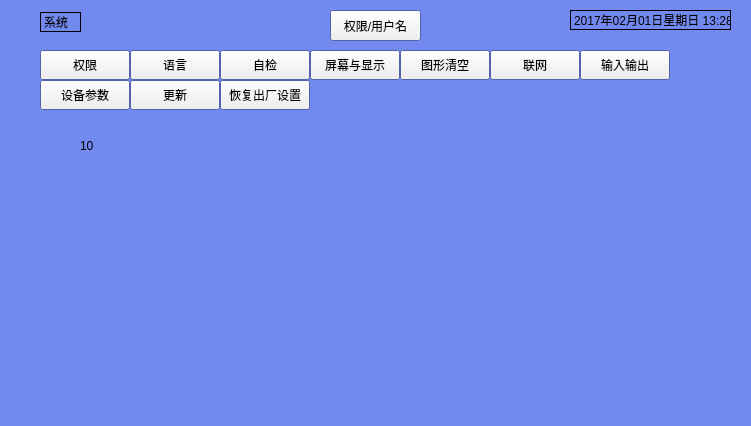
<?xml version="1.0" encoding="UTF-8"?>
<ui version="4.0">
 <class>Systemset</class>
 <widget class="QWidget" name="Systemset">
  <property name="geometry">
   <rect>
    <x>0</x>
    <y>0</y>
    <width>751</width>
    <height>426</height>
   </rect>
  </property>
  <property name="palette">
   <palette>
    <active>
     <colorrole role="Base">
      <brush brushstyle="SolidPattern">
       <color alpha="255">
        <red>255</red>
        <green>255</green>
        <blue>255</blue>
       </color>
      </brush>
     </colorrole>
     <colorrole role="Window">
      <brush brushstyle="SolidPattern">
       <color alpha="255">
        <red>114</red>
        <green>137</green>
        <blue>240</blue>
       </color>
      </brush>
     </colorrole>
    </active>
    <inactive>
     <colorrole role="Base">
      <brush brushstyle="SolidPattern">
       <color alpha="255">
        <red>255</red>
        <green>255</green>
        <blue>255</blue>
       </color>
      </brush>
     </colorrole>
     <colorrole role="Window">
      <brush brushstyle="SolidPattern">
       <color alpha="255">
        <red>114</red>
        <green>137</green>
        <blue>240</blue>
       </color>
      </brush>
     </colorrole>
    </inactive>
    <disabled>
     <colorrole role="Base">
      <brush brushstyle="SolidPattern">
       <color alpha="255">
        <red>114</red>
        <green>137</green>
        <blue>240</blue>
       </color>
      </brush>
     </colorrole>
     <colorrole role="Window">
      <brush brushstyle="SolidPattern">
       <color alpha="255">
        <red>114</red>
        <green>137</green>
        <blue>240</blue>
       </color>
      </brush>
     </colorrole>
    </disabled>
   </palette>
  </property>
  <property name="windowTitle">
   <string>Form</string>
  </property>
  <property name="styleSheet">
   <string notr="true"/>
  </property>
  <widget class="QLabel" name="label">
   <property name="geometry">
    <rect>
     <x>40</x>
     <y>12</y>
     <width>41</width>
     <height>20</height>
    </rect>
   </property>
   <property name="frameShape">
    <enum>QFrame::Box</enum>
   </property>
   <property name="text">
    <string>系统</string>
   </property>
  </widget>
  <widget class="QPushButton" name="Jur_And_User">
   <property name="geometry">
    <rect>
     <x>330</x>
     <y>10</y>
     <width>91</width>
     <height>31</height>
    </rect>
   </property>
   <property name="text">
    <string>权限/用户名</string>
   </property>
  </widget>
  <widget class="QLabel" name="DateTime">
   <property name="geometry">
    <rect>
     <x>570</x>
     <y>10</y>
     <width>161</width>
     <height>20</height>
    </rect>
   </property>
   <property name="frameShape">
    <enum>QFrame::Box</enum>
   </property>
   <property name="text">
    <string>2017年02月01日星期日 13:28</string>
   </property>
  </widget>
  <widget class="QPushButton" name="pushButton_1">
   <property name="geometry">
    <rect>
     <x>40</x>
     <y>50</y>
     <width>90</width>
     <height>30</height>
    </rect>
   </property>
   <property name="text">
    <string>权限</string>
   </property>
  </widget>
  <widget class="QPushButton" name="pushButton_2">
   <property name="geometry">
    <rect>
     <x>130</x>
     <y>50</y>
     <width>90</width>
     <height>30</height>
    </rect>
   </property>
   <property name="text">
    <string>语言</string>
   </property>
  </widget>
  <widget class="QPushButton" name="pushButton_3">
   <property name="geometry">
    <rect>
     <x>220</x>
     <y>50</y>
     <width>90</width>
     <height>30</height>
    </rect>
   </property>
   <property name="text">
    <string>自检</string>
   </property>
  </widget>
  <widget class="QPushButton" name="pushButton_4">
   <property name="geometry">
    <rect>
     <x>310</x>
     <y>50</y>
     <width>90</width>
     <height>30</height>
    </rect>
   </property>
   <property name="text">
    <string>屏幕与显示</string>
   </property>
  </widget>
  <widget class="QPushButton" name="pushButton_5">
   <property name="geometry">
    <rect>
     <x>400</x>
     <y>50</y>
     <width>90</width>
     <height>30</height>
    </rect>
   </property>
   <property name="text">
    <string>图形清空</string>
   </property>
  </widget>
  <widget class="QPushButton" name="pushButton_6">
   <property name="geometry">
    <rect>
     <x>490</x>
     <y>50</y>
     <width>90</width>
     <height>30</height>
    </rect>
   </property>
   <property name="text">
    <string>联网</string>
   </property>
  </widget>
  <widget class="QPushButton" name="pushButton_7">
   <property name="geometry">
    <rect>
     <x>580</x>
     <y>50</y>
     <width>90</width>
     <height>30</height>
    </rect>
   </property>
   <property name="text">
    <string>输入输出</string>
   </property>
  </widget>
  <widget class="QPushButton" name="pushButton_8">
   <property name="geometry">
    <rect>
     <x>40</x>
     <y>80</y>
     <width>90</width>
     <height>30</height>
    </rect>
   </property>
   <property name="text">
    <string>设备参数</string>
   </property>
  </widget>
  <widget class="QPushButton" name="pushButton_9">
   <property name="geometry">
    <rect>
     <x>130</x>
     <y>80</y>
     <width>90</width>
     <height>30</height>
    </rect>
   </property>
   <property name="text">
    <string>更新</string>
   </property>
  </widget>
  <widget class="QPushButton" name="pushButton_10">
   <property name="geometry">
    <rect>
     <x>220</x>
     <y>80</y>
     <width>90</width>
     <height>30</height>
    </rect>
   </property>
   <property name="text">
    <string>恢复出厂设置</string>
   </property>
  </widget>
  <widget class="QStackedWidget" name="stackedWidget">
   <property name="geometry">
    <rect>
     <x>50</x>
     <y>120</y>
     <width>671</width>
     <height>281</height>
    </rect>
   </property>
   <property name="currentIndex">
    <number>9</number>
   </property>
   <widget class="QWidget" name="page1">
    <widget class="QLabel" name="label_2">
     <property name="geometry">
      <rect>
       <x>30</x>
       <y>20</y>
       <width>54</width>
       <height>12</height>
      </rect>
     </property>
     <property name="text">
      <string>1</string>
     </property>
    </widget>
   </widget>
   <widget class="QWidget" name="page2">
    <widget class="QLabel" name="label_3">
     <property name="geometry">
      <rect>
       <x>30</x>
       <y>20</y>
       <width>54</width>
       <height>12</height>
      </rect>
     </property>
     <property name="text">
      <string>2</string>
     </property>
    </widget>
   </widget>
   <widget class="QWidget" name="page3">
    <widget class="QLabel" name="label_4">
     <property name="geometry">
      <rect>
       <x>20</x>
       <y>20</y>
       <width>54</width>
       <height>12</height>
      </rect>
     </property>
     <property name="text">
      <string>3</string>
     </property>
    </widget>
   </widget>
   <widget class="QWidget" name="page4">
    <widget class="QLabel" name="label_5">
     <property name="geometry">
      <rect>
       <x>30</x>
       <y>20</y>
       <width>54</width>
       <height>12</height>
      </rect>
     </property>
     <property name="text">
      <string>4</string>
     </property>
    </widget>
   </widget>
   <widget class="QWidget" name="page5">
    <widget class="QLabel" name="label_6">
     <property name="geometry">
      <rect>
       <x>30</x>
       <y>20</y>
       <width>54</width>
       <height>12</height>
      </rect>
     </property>
     <property name="text">
      <string>5</string>
     </property>
    </widget>
   </widget>
   <widget class="QWidget" name="page6">
    <widget class="QLabel" name="label_7">
     <property name="geometry">
      <rect>
       <x>30</x>
       <y>20</y>
       <width>54</width>
       <height>12</height>
      </rect>
     </property>
     <property name="text">
      <string>6</string>
     </property>
    </widget>
   </widget>
   <widget class="QWidget" name="page7">
    <widget class="QLabel" name="label_8">
     <property name="geometry">
      <rect>
       <x>30</x>
       <y>20</y>
       <width>54</width>
       <height>12</height>
      </rect>
     </property>
     <property name="text">
      <string>7</string>
     </property>
    </widget>
   </widget>
   <widget class="QWidget" name="page8">
    <widget class="QLabel" name="label_9">
     <property name="geometry">
      <rect>
       <x>40</x>
       <y>20</y>
       <width>54</width>
       <height>12</height>
      </rect>
     </property>
     <property name="text">
      <string>8</string>
     </property>
    </widget>
   </widget>
   <widget class="QWidget" name="page9">
    <widget class="QLabel" name="label_10">
     <property name="geometry">
      <rect>
       <x>30</x>
       <y>20</y>
       <width>54</width>
       <height>12</height>
      </rect>
     </property>
     <property name="text">
      <string>9</string>
     </property>
    </widget>
   </widget>
   <widget class="QWidget" name="page10">
    <widget class="QLabel" name="label_11">
     <property name="geometry">
      <rect>
       <x>30</x>
       <y>20</y>
       <width>54</width>
       <height>12</height>
      </rect>
     </property>
     <property name="text">
      <string>10</string>
     </property>
    </widget>
   </widget>
  </widget>
 </widget>
 <resources/>
 <connections/>
</ui>
